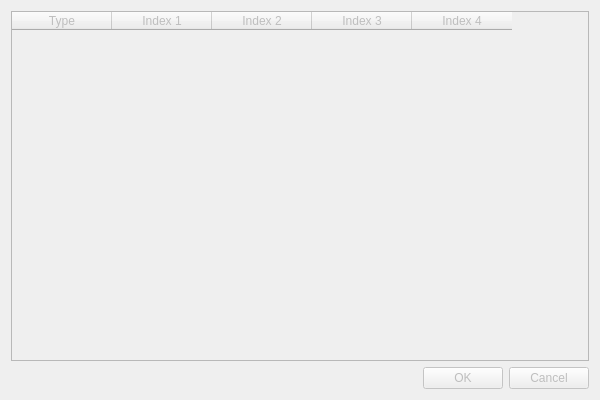
<?xml version="1.0" encoding="UTF-8"?>
<ui version="4.0">
 <class>Dialog</class>
 <widget class="QDialog" name="Dialog">
  <property name="enabled">
   <bool>false</bool>
  </property>
  <property name="geometry">
   <rect>
    <x>0</x>
    <y>0</y>
    <width>600</width>
    <height>400</height>
   </rect>
  </property>
  <property name="minimumSize">
   <size>
    <width>600</width>
    <height>400</height>
   </size>
  </property>
  <property name="maximumSize">
   <size>
    <width>600</width>
    <height>400</height>
   </size>
  </property>
  <property name="windowTitle">
   <string>IndexedFaceSet Node Dialogue</string>
  </property>
  <property name="sizeGripEnabled">
   <bool>false</bool>
  </property>
  <layout class="QGridLayout" name="gridLayout">
   <item row="1" column="0">
    <widget class="QDialogButtonBox" name="buttonBox">
     <property name="orientation">
      <enum>Qt::Horizontal</enum>
     </property>
     <property name="standardButtons">
      <set>QDialogButtonBox::Cancel|QDialogButtonBox::Ok</set>
     </property>
    </widget>
   </item>
   <item row="0" column="0">
    <widget class="QTableWidget" name="pointTableWidget">
     <property name="alternatingRowColors">
      <bool>true</bool>
     </property>
     <property name="columnCount">
      <number>5</number>
     </property>
     <attribute name="horizontalHeaderDefaultSectionSize">
      <number>100</number>
     </attribute>
     <attribute name="horizontalHeaderMinimumSectionSize">
      <number>19</number>
     </attribute>
     <attribute name="verticalHeaderCascadingSectionResizes">
      <bool>true</bool>
     </attribute>
     <attribute name="verticalHeaderMinimumSectionSize">
      <number>21</number>
     </attribute>
     <attribute name="verticalHeaderShowSortIndicator" stdset="0">
      <bool>false</bool>
     </attribute>
     <attribute name="verticalHeaderStretchLastSection">
      <bool>false</bool>
     </attribute>
     <column>
      <property name="text">
       <string>Type</string>
      </property>
     </column>
     <column>
      <property name="text">
       <string>Index 1</string>
      </property>
     </column>
     <column>
      <property name="text">
       <string>Index 2</string>
      </property>
     </column>
     <column>
      <property name="text">
       <string>Index 3</string>
      </property>
     </column>
     <column>
      <property name="text">
       <string>Index 4</string>
      </property>
     </column>
    </widget>
   </item>
  </layout>
 </widget>
 <resources/>
 <connections>
  <connection>
   <sender>buttonBox</sender>
   <signal>accepted()</signal>
   <receiver>Dialog</receiver>
   <slot>accept()</slot>
   <hints>
    <hint type="sourcelabel">
     <x>248</x>
     <y>254</y>
    </hint>
    <hint type="destinationlabel">
     <x>157</x>
     <y>274</y>
    </hint>
   </hints>
  </connection>
  <connection>
   <sender>buttonBox</sender>
   <signal>rejected()</signal>
   <receiver>Dialog</receiver>
   <slot>reject()</slot>
   <hints>
    <hint type="sourcelabel">
     <x>316</x>
     <y>260</y>
    </hint>
    <hint type="destinationlabel">
     <x>286</x>
     <y>274</y>
    </hint>
   </hints>
  </connection>
 </connections>
</ui>
